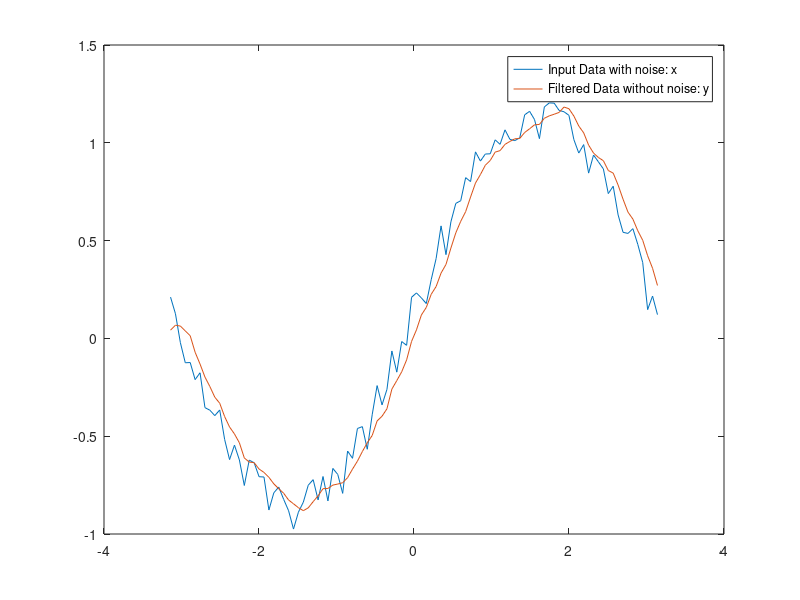

Reproduce this figure in MATLAB.
%%%%% Moving-Average Filter
% y(n)=(1/windowSize)*[x(n)+x(n-1)+...+x(n-(windowSize-1))]
t = linspace(-pi,pi,100);    % size(t) = 1x100
rng default  % initialize random number generator,
             % to make values random
x = sin(t) + 0.25*rand(size(t)); % adding noise |1+|
windowSize = 5;
w=rand(size(t));
b = (1/windowSize)*ones(1,windowSize); % [1 1 1 1 1]
a =1;
y = filter(b,a,x);
plot(t,x)
hold on
plot(t,y)
legend('Input Data with noise: x','Filtered Data without noise: y')
% Equation that filter function uses (equation of differences):
% a0*y(n)=-sum(k=1 to N)(ak*y(n-k))+sum(m=0 to M)(bm*x(n-m)),
% with a0=1,ak=a,bm=b.
